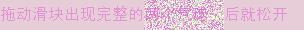
#> input picture verify/slider_captcha/images/text1.jpg, 304 x 30 px
$ python test.py
#> lines starting #> are read from the running program, lines starting #| are printed output that depends on the picture
#> further down, img1 is the input picture: shape (30, 304, 3); mean B, G, R 214.8, 196.1, 228.5
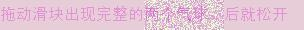
#> input picture verify/slider_captcha/images/text2.jpg, 304 x 30 px
#> further down, img2 is the input picture: shape (30, 304, 3); mean B, G, R 214.9, 197.3, 228.9
import cv2
import numpy as np


def motion_deblur(blur1, blur2):
    """
    运动模糊反卷积融合算法
    输入：两张不同方向的运动模糊图片
    输出：去模糊后的图像
    """
    # 转换为浮点型进行计算
    blur1 = cv2.cvtColor(blur1, cv2.COLOR_BGR2GRAY).astype(np.float32)
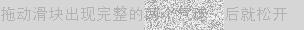
#> blur1: shape (30, 304) float32; min 125, max 254, mean 207.9
    blur2 = cv2.cvtColor(blur2, cv2.COLOR_BGR2GRAY).astype(np.float32)
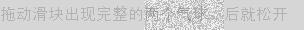
#> blur2: shape (30, 304) float32; min 128, max 254, mean 208.8

    # 傅里叶变换
    f1 = np.fft.fft2(blur1)
    f2 = np.fft.fft2(blur2)

    # 计算频域平均
    f_combined = 0.5 * (np.abs(f1) + np.abs(f2)) * np.exp(1j * (np.angle(f1) + np.angle(f2)) / 2)

    # 逆傅里叶变换
    recovered = np.fft.ifft2(f_combined).real
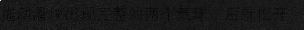
#> recovered: shape (30, 304) float64; min 135.7, max 888, mean 208.4; drawn with min black and max white

    # 后处理
    recovered = np.clip(recovered, 0, 255).astype(np.uint8)
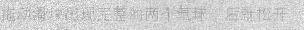
#> recovered: shape (30, 304); min 135, max 255, mean 207.8
    return cv2.cvtColor(recovered, cv2.COLOR_GRAY2BGR)


# 使用示例
img1 = cv2.imread("../images/text1.jpg")
img2 = cv2.imread("../images/text2.jpg")
result = motion_deblur(img1, img2)
cv2.imwrite("../images/result.jpg", result)
print("静态清晰图片已保存: ../imagesdeblurred_result.jpg")
